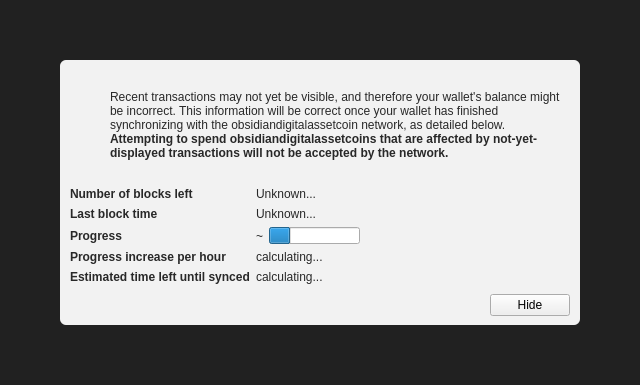
<?xml version="1.0" encoding="UTF-8"?>
<ui version="4.0">
 <class>ModalOverlay</class>
 <widget class="ModalOverlay" name="ModalOverlay">
  <property name="geometry">
   <rect>
    <x>0</x>
    <y>0</y>
    <width>640</width>
    <height>385</height>
   </rect>
  </property>
  <property name="windowTitle">
   <string>Form</string>
  </property>
  <layout class="QVBoxLayout" name="verticalLayout" stretch="0">
   <property name="sizeConstraint">
    <enum>QLayout::SetDefaultConstraint</enum>
   </property>
   <property name="leftMargin">
    <number>0</number>
   </property>
   <property name="topMargin">
    <number>0</number>
   </property>
   <property name="rightMargin">
    <number>0</number>
   </property>
   <property name="bottomMargin">
    <number>0</number>
   </property>
   <item>
    <widget class="QWidget" name="bgWidget" native="true">
     <property name="styleSheet">
      <string notr="true">#bgWidget { background: rgba(0,0,0,220); }</string>
     </property>
     <layout class="QVBoxLayout" name="verticalLayoutMain" stretch="1">
      <property name="leftMargin">
       <number>60</number>
      </property>
      <property name="topMargin">
       <number>60</number>
      </property>
      <property name="rightMargin">
       <number>60</number>
      </property>
      <property name="bottomMargin">
       <number>60</number>
      </property>
      <item>
       <widget class="QWidget" name="contentWidget" native="true">
        <property name="styleSheet">
         <string notr="true">#contentWidget { background: rgba(255,255,255,240); border-radius: 6px; }

QLabel { color: rgb(40,40,40);  }</string>
        </property>
        <layout class="QVBoxLayout" name="verticalLayoutSub" stretch="1,0,0,0">
         <property name="spacing">
          <number>0</number>
         </property>
         <property name="leftMargin">
          <number>10</number>
         </property>
         <property name="topMargin">
          <number>10</number>
         </property>
         <property name="rightMargin">
          <number>10</number>
         </property>
         <property name="bottomMargin">
          <number>10</number>
         </property>
         <item>
          <layout class="QHBoxLayout" name="horizontalLayoutIconText" stretch="0,1">
           <property name="topMargin">
            <number>20</number>
           </property>
           <item>
            <layout class="QVBoxLayout" name="verticalLayoutIcon">
             <property name="leftMargin">
              <number>0</number>
             </property>
             <item>
              <widget class="QPushButton" name="warningIcon">
               <property name="enabled">
                <bool>false</bool>
               </property>
               <property name="text">
                <string/>
               </property>
               <property name="icon">
                <iconset>
                 <normaloff>:/icons/warning</normaloff>
                 <disabledoff>:/icons/warning</disabledoff>:/icons/warning</iconset>
               </property>
               <property name="iconSize">
                <size>
                 <width>48</width>
                 <height>48</height>
                </size>
               </property>
               <property name="flat">
                <bool>true</bool>
               </property>
              </widget>
             </item>
             <item>
              <spacer name="verticalSpacerWarningIcon">
               <property name="orientation">
                <enum>Qt::Vertical</enum>
               </property>
               <property name="sizeHint" stdset="0">
                <size>
                 <width>20</width>
                 <height>40</height>
                </size>
               </property>
              </spacer>
             </item>
            </layout>
           </item>
           <item>
            <layout class="QVBoxLayout" name="verticalLayoutInfoText">
             <property name="leftMargin">
              <number>0</number>
             </property>
             <property name="topMargin">
              <number>0</number>
             </property>
             <item>
              <widget class="QLabel" name="infoText">
               <property name="text">
                <string>Recent transactions may not yet be visible, and therefore your wallet's balance might be incorrect. This information will be correct once your wallet has finished synchronizing with the obsidiandigitalassetcoin network, as detailed below.</string>
               </property>
               <property name="textFormat">
                <enum>Qt::RichText</enum>
               </property>
               <property name="wordWrap">
                <bool>true</bool>
               </property>
              </widget>
             </item>
             <item>
              <widget class="QLabel" name="infoTextStrong">
               <property name="font">
                <font>
                 <weight>75</weight>
                 <bold>true</bold>
                </font>
               </property>
               <property name="text">
                <string>Attempting to spend obsidiandigitalassetcoins that are affected by not-yet-displayed transactions will not be accepted by the network.</string>
               </property>
               <property name="textFormat">
                <enum>Qt::RichText</enum>
               </property>
               <property name="wordWrap">
                <bool>true</bool>
               </property>
              </widget>
             </item>
             <item>
              <spacer name="verticalSpacerInTextSpace">
               <property name="orientation">
                <enum>Qt::Vertical</enum>
               </property>
               <property name="sizeHint" stdset="0">
                <size>
                 <width>20</width>
                 <height>40</height>
                </size>
               </property>
              </spacer>
             </item>
            </layout>
           </item>
          </layout>
         </item>
         <item>
          <spacer name="verticalSpacerAfterText">
           <property name="orientation">
            <enum>Qt::Vertical</enum>
           </property>
           <property name="sizeHint" stdset="0">
            <size>
             <width>20</width>
             <height>40</height>
            </size>
           </property>
          </spacer>
         </item>
         <item>
          <layout class="QFormLayout" name="formLayout">
           <property name="fieldGrowthPolicy">
            <enum>QFormLayout::FieldsStayAtSizeHint</enum>
           </property>
           <property name="horizontalSpacing">
            <number>6</number>
           </property>
           <property name="verticalSpacing">
            <number>6</number>
           </property>
           <property name="topMargin">
            <number>10</number>
           </property>
           <item row="0" column="0">
            <widget class="QLabel" name="labelNumberOfBlocksLeft">
             <property name="font">
              <font>
               <weight>75</weight>
               <bold>true</bold>
              </font>
             </property>
             <property name="text">
              <string>Number of blocks left</string>
             </property>
            </widget>
           </item>
           <item row="0" column="1">
            <widget class="QLabel" name="numberOfBlocksLeft">
             <property name="text">
              <string>Unknown...</string>
             </property>
            </widget>
           </item>
           <item row="1" column="0">
            <widget class="QLabel" name="labelLastBlockTime">
             <property name="font">
              <font>
               <weight>75</weight>
               <bold>true</bold>
              </font>
             </property>
             <property name="text">
              <string>Last block time</string>
             </property>
            </widget>
           </item>
           <item row="1" column="1">
            <widget class="QLabel" name="newestBlockDate">
             <property name="sizePolicy">
              <sizepolicy hsizetype="Maximum" vsizetype="Preferred">
               <horstretch>0</horstretch>
               <verstretch>0</verstretch>
              </sizepolicy>
             </property>
             <property name="text">
              <string>Unknown...</string>
             </property>
            </widget>
           </item>
           <item row="2" column="0">
            <widget class="QLabel" name="labelSyncDone">
             <property name="font">
              <font>
               <weight>75</weight>
               <bold>true</bold>
              </font>
             </property>
             <property name="text">
              <string>Progress</string>
             </property>
            </widget>
           </item>
           <item row="2" column="1">
            <layout class="QHBoxLayout" name="horizontalLayoutSync" stretch="0,1">
             <item>
              <widget class="QLabel" name="percentageProgress">
               <property name="text">
                <string notr="true">~</string>
               </property>
              </widget>
             </item>
             <item>
              <widget class="QProgressBar" name="progressBar">
               <property name="value">
                <number>24</number>
               </property>
               <property name="format">
                <string/>
               </property>
              </widget>
             </item>
            </layout>
           </item>
           <item row="4" column="0">
            <widget class="QLabel" name="labelProgressIncrease">
             <property name="font">
              <font>
               <weight>75</weight>
               <bold>true</bold>
              </font>
             </property>
             <property name="text">
              <string>Progress increase per hour</string>
             </property>
            </widget>
           </item>
           <item row="4" column="1">
            <widget class="QLabel" name="progressIncreasePerH">
             <property name="text">
              <string>calculating...</string>
             </property>
            </widget>
           </item>
           <item row="5" column="0">
            <widget class="QLabel" name="labelEstimatedTimeLeft">
             <property name="font">
              <font>
               <weight>75</weight>
               <bold>true</bold>
              </font>
             </property>
             <property name="text">
              <string>Estimated time left until synced</string>
             </property>
            </widget>
           </item>
           <item row="5" column="1">
            <widget class="QLabel" name="expectedTimeLeft">
             <property name="text">
              <string>calculating...</string>
             </property>
            </widget>
           </item>
          </layout>
         </item>
         <item>
          <layout class="QHBoxLayout" name="horizontalLayoutButtons">
           <property name="leftMargin">
            <number>10</number>
           </property>
           <property name="topMargin">
            <number>10</number>
           </property>
           <item>
            <spacer name="horizontalSpacer">
             <property name="orientation">
              <enum>Qt::Horizontal</enum>
             </property>
             <property name="sizeHint" stdset="0">
              <size>
               <width>40</width>
               <height>20</height>
              </size>
             </property>
            </spacer>
           </item>
           <item>
            <widget class="QPushButton" name="closeButton">
             <property name="text">
              <string>Hide</string>
             </property>
            </widget>
           </item>
          </layout>
         </item>
        </layout>
       </widget>
      </item>
     </layout>
    </widget>
   </item>
  </layout>
 </widget>
 <customwidgets>
  <customwidget>
   <class>ModalOverlay</class>
   <extends>QWidget</extends>
   <header>qt/modaloverlay.h</header>
   <container>1</container>
  </customwidget>
 </customwidgets>
 <resources/>
 <connections/>
</ui>
